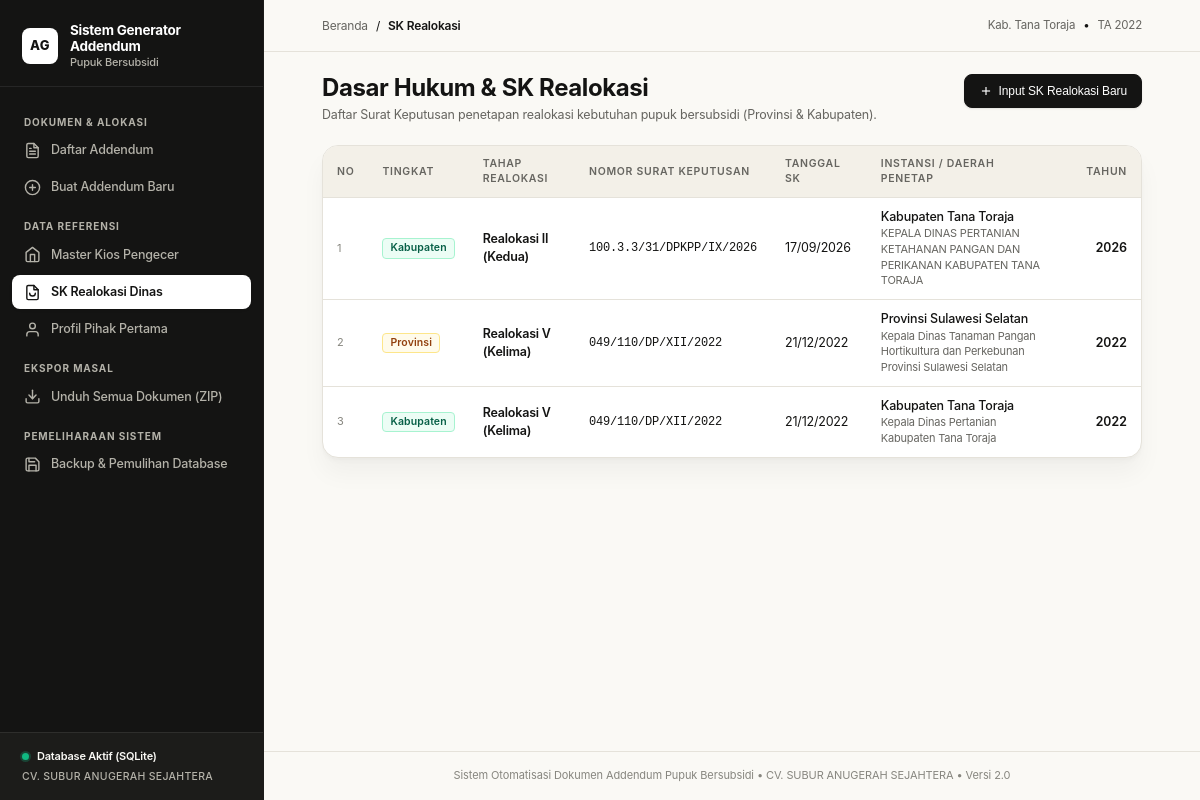
Screenshot of /sk with the database file from the repository.
### models.py (models this page shows)
class Distributor(Base):
    __tablename__ = "distributor"
    id = Column(Integer, primary_key=True, autoincrement=True)
    nama_perusahaan = Column(String(150), nullable=False)
    nama_pimpinan = Column(String(100), nullable=False)
    jabatan = Column(String(100), default="Direktur")
    alamat = Column(String(255), nullable=False)
    kecamatan = Column(String(100), default="Rantepao")
    kabupaten = Column(String(100), default="Kabupaten Tana Toraja")
    provinsi = Column(String(100), default="Sulawesi Selatan")
    perjanjian_induk = relationship("PerjanjianInduk", back_populates="distributor")

class SKRealokasi(Base):
    __tablename__ = "sk_realokasi"
    id = Column(Integer, primary_key=True, autoincrement=True)
    tingkat = Column(String(50), nullable=False)
    nama_pejabat_dinas = Column(String(200), nullable=False)
    nama_daerah = Column(String(100), nullable=False)
    nomor_sk = Column(String(150), nullable=False)
    tanggal_sk = Column(Date, nullable=False)
    realokasi_ke = Column(String(50), nullable=False)
    tahun_anggaran = Column(Integer, nullable=False)

### app.py (the view)
@app.route("/sk")
def sk_list():
    db = get_db()
    sk_items = db.query(SKRealokasi).order_by(SKRealokasi.tanggal_sk.desc()).all()
    return render_template("sk_list.html", sk_list=sk_items)

### app.py (called while the page is built)
def get_db():
    if "db" not in g:
        g.db = SessionLocal()
    return g.db

@app.teardown_appcontext
def teardown_db(exception=None):
    db = g.pop("db", None)
    if db is not None:
        db.close()

@app.context_processor
def inject_global_data():
    db = get_db()
    dist = db.query(Distributor).first()
    return {"app_distributor": dist}

### templates/sk_list.html (shortened to what this page needs)
{% extends "base.html" %}
{% block breadcrumb %}SK Realokasi{% endblock %}
{% block content %}
<div class="page-title-group">
  <div>
    <h1 class="page-headline">Dasar Hukum & SK Realokasi</h1>
    <p class="page-subheadline">Daftar Surat Keputusan penetapan realokasi kebutuhan pupuk bersubsidi (Provinsi & Kabupaten).</p>
  </div>
  <div class="page-action-buttons">
    <button onclick="document.getElementById('modalSK').style.display='flex'" class="btn btn-primary">
      <svg width="14" height="14" viewBox="0 0 24 24" fill="none" stroke="currentColor" stroke-width="2"><line x1="12" y1="5" x2="12" y2="19"></line><line x1="5" y1="12" x2="19" y2="12"></line></svg>
      Input SK Realokasi Baru
    </button>
  </div>
</div>
<div class="table-wrapper">
  <table class="data-table">
    <thead>
      <tr>
        <th style="width: 45px;">NO</th>
        <th style="width: 100px;">TINGKAT</th>
        <th>TAHAP REALOKASI</th>
        <th>NOMOR SURAT KEPUTUSAN</th>
        <th>TANGGAL SK</th>
        <th>INSTANSI / DAERAH PENETAP</th>
        <th style="text-align: right; width: 80px;">TAHUN</th>
      </tr>
    </thead>
    <tbody>
      {% for sk in sk_list %}
      <tr>
        <td style="color: var(--text-muted); font-size: 11px;">{{ loop.index }}</td>
        <td>
          <span class="badge {% if sk.tingkat == 'Provinsi' %}badge-amber{% else %}badge-green{% endif %}">
            {{ sk.tingkat }}
          </span>
        </td>
        <td style="font-weight: 600; color: var(--text-primary);">{{ sk.realokasi_ke }}</td>
        <td style="font-family: var(--font-mono); font-size: 12px; font-weight: 500;">{{ sk.nomor_sk }}</td>
        <td>{{ sk.tanggal_sk.strftime('%d/%m/%Y') }}</td>
        <td>
          <div style="font-weight: 500;">{{ sk.nama_daerah }}</div>
          <div style="font-size: 11px; color: var(--text-secondary);">{{ sk.nama_pejabat_dinas }}</div>
        </td>
        <td style="text-align: right; font-variant-numeric: tabular-nums; font-weight: 600;">{{ sk.tahun_anggaran }}</td>
      </tr>
      {% endfor %}
    </tbody>
  </table>
</div>
{% endblock %}

### templates/base.html (shortened to what this page needs)
<!DOCTYPE html>
<html lang="id">
<head>
  <link rel="stylesheet" href="{{ url_for('static', filename='style.css') }}">
</head>
<body>
  <div class="app-shell">
    <aside class="app-sidebar">
      <div class="sidebar-brand-box">
        <div class="brand-icon-wrapper">AG</div>
        <div class="brand-titles">
          <div class="brand-main-title">Sistem Generator Addendum</div>
          <div class="brand-sub-title">Pupuk Bersubsidi</div>
        </div>
      </div>
      <nav class="sidebar-menu">
        <div class="menu-group-label">Dokumen & Alokasi</div>
        <a href="{{ url_for('index') }}" class="sidebar-nav-item {% if request.endpoint == 'index' %}active{% endif %}">
          <span>Daftar Addendum</span>
        </a>
        <a href="{{ url_for('create_addendum') }}" class="sidebar-nav-item {% if request.endpoint == 'create_addendum' %}active{% endif %}">
          <svg width="17" height="17" viewBox="0 0 24 24" fill="none" stroke="currentColor" stroke-width="2" stroke-linecap="round" stroke-linejoin="round">
            <circle cx="12" cy="12" r="10"></circle>
            <line x1="12" y1="8" x2="12" y2="16"></line>
            <line x1="8" y1="12" x2="16" y2="12"></line>
          </svg>
          <span>Buat Addendum Baru</span>
        </a>
        <div class="menu-group-label">Data Referensi</div>
        <a href="{{ url_for('kios_list') }}" class="sidebar-nav-item {% if request.endpoint == 'kios_list' %}active{% endif %}">
          <svg width="17" height="17" viewBox="0 0 24 24" fill="none" stroke="currentColor" stroke-width="2" stroke-linecap="round" stroke-linejoin="round">
            <path d="M3 9l9-7 9 7v11a2 2 0 0 1-2 2H5a2 2 0 0 1-2-2z"></path>
            <polyline points="9 22 9 12 15 12 15 22"></polyline>
          </svg>
          <span>Master Kios Pengecer</span>
        </a>
        <a href="{{ url_for('sk_list') }}" class="sidebar-nav-item {% if request.endpoint == 'sk_list' %}active{% endif %}">
          <svg width="17" height="17" viewBox="0 0 24 24" fill="none" stroke="currentColor" stroke-width="2" stroke-linecap="round" stroke-linejoin="round">
            <path d="M14 2H6a2 2 0 0 0-2 2v16a2 2 0 0 0 2 2h12a2 2 0 0 0 2-2V8z"></path>
            <polyline points="14 2 14 8 20 8"></polyline>
            <path d="M16 13a4 4 0 0 1-8 0"></path>
          </svg>
          <span>SK Realokasi Dinas</span>
        </a>
        <a href="{{ url_for('distributor_profile') }}" class="sidebar-nav-item {% if request.endpoint == 'distributor_profile' %}active{% endif %}">
          <svg width="17" height="17" viewBox="0 0 24 24" fill="none" stroke="currentColor" stroke-width="2" stroke-linecap="round" stroke-linejoin="round">
            <path d="M20 21v-2a4 4 0 0 0-4-4H8a4 4 0 0 0-4 4v2"></path>
            <circle cx="12" cy="7" r="4"></circle>
          </svg>
          <span>Profil Pihak Pertama</span>
        </a>
        <div class="menu-group-label">Ekspor Masal</div>
        <a href="{{ url_for('batch_zip') }}" class="sidebar-nav-item">
          <svg width="17" height="17" viewBox="0 0 24 24" fill="none" stroke="currentColor" stroke-width="2" stroke-linecap="round" stroke-linejoin="round">
            <path d="M21 15v4a2 2 0 0 1-2 2H5a2 2 0 0 1-2-2v-4"></path>
            <polyline points="7 10 12 15 17 10"></polyline>
            <line x1="12" y1="15" x2="12" y2="3"></line>
          </svg>
          <span>Unduh Semua Dokumen (ZIP)</span>
        </a>
        <div class="menu-group-label">Pemeliharaan Sistem</div>
        <a href="{{ url_for('backup_view') }}" class="sidebar-nav-item {% if request.endpoint == 'backup_view' %}active{% endif %}">
          <span>Backup & Pemulihan Database</span>
        </a>
      </nav>
      <div class="sidebar-user-box">
        <div class="system-status-indicator">
          <span class="pulse-dot"></span>
          <span>Database Aktif (SQLite)</span>
        </div>
        <div class="company-badge-name">
          {{ app_distributor.nama_perusahaan if app_distributor else 'CV. SUBUR ANUGERAH SEJAHTERA' }}
        </div>
      </div>
    </aside>
    <div class="main-workspace">
      <header class="top-action-bar">
        <div class="breadcrumbs">
          <a href="{{ url_for('index') }}">Beranda</a>
          <span class="breadcrumbs-sep">/</span>
          <span class="breadcrumbs-current">{% block breadcrumb %}Daftar Addendum{% endblock %}</span>
        </div>
        <div style="font-size: 11.5px; color: var(--text-secondary); display: flex; align-items: center; gap: 8px;">
          <span>Kab. Tana Toraja</span>
          <span style="color: var(--border-strong);">&bull;</span>
          <span>TA {{ tahun_anggaran or 2022 }}</span>
        </div>
      </header>
      <main class="content-body">
        {% block content %}{% endblock %}
      </main>
      <footer class="app-footer">
        Sistem Otomatisasi Dokumen Addendum Pupuk Bersubsidi &bull; {{ app_distributor.nama_perusahaan if app_distributor else 'CV. Subur Anugerah Sejahtera' }} &bull; Versi 2.0
      </footer>
    </div>
  </div>
</body>
</html>

### rows the page displays
Distributor: nama_perusahaan "CV. SUBUR ANUGERAH SEJAHTERA"
SKRealokasi: tingkat "Kabupaten", realokasi_ke "Realokasi II (Kedua)", nomor_sk "100.3.3/31/DPKPP/IX/2026", tanggal_sk "17/09/2026", nama_daerah "Kabupaten Tana Toraja", nama_pejabat_dinas "KEPALA DINAS PERTANIAN KETAHANAN PANGAN DAN PERIKANAN KABUPATEN TANA TORAJA", tahun_anggaran "2026"
SKRealokasi: tingkat "Provinsi", realokasi_ke "Realokasi V (Kelima)", nomor_sk "049/110/DP/XII/2022", tanggal_sk "21/12/2022", nama_daerah "Provinsi Sulawesi Selatan", nama_pejabat_dinas "Kepala Dinas Tanaman Pangan Hortikultura dan Perkebunan Provinsi Sulawesi Selatan", tahun_anggaran "2022"
SKRealokasi: tingkat "Kabupaten", realokasi_ke "Realokasi V (Kelima)", nomor_sk "049/110/DP/XII/2022", tanggal_sk "21/12/2022", nama_daerah "Kabupaten Tana Toraja", nama_pejabat_dinas "Kepala Dinas Pertanian Kabupaten Tana Toraja", tahun_anggaran "2022"

### other values shown
{{ tahun_anggaran or 2022 }} "2022"
